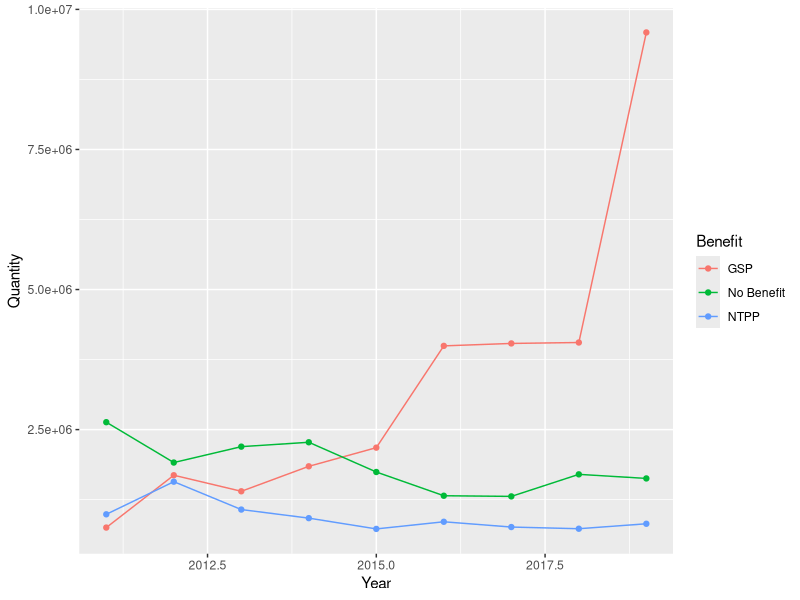
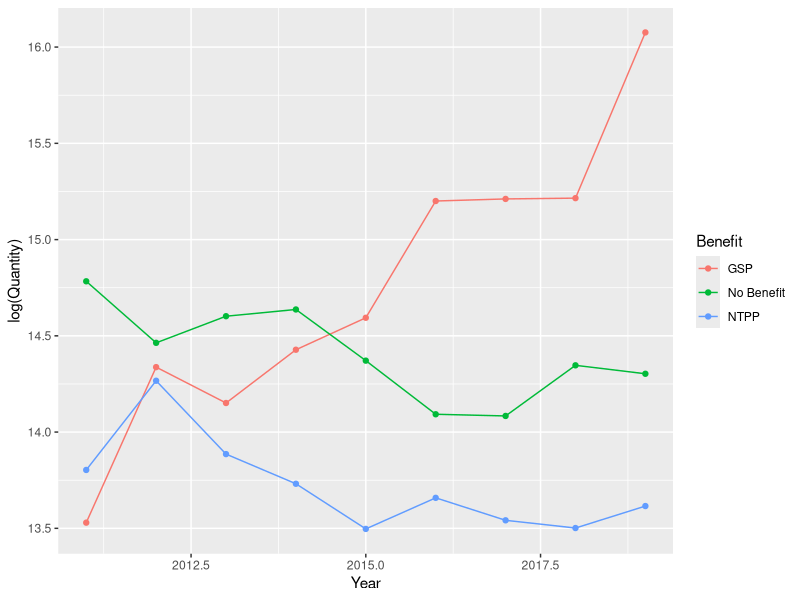
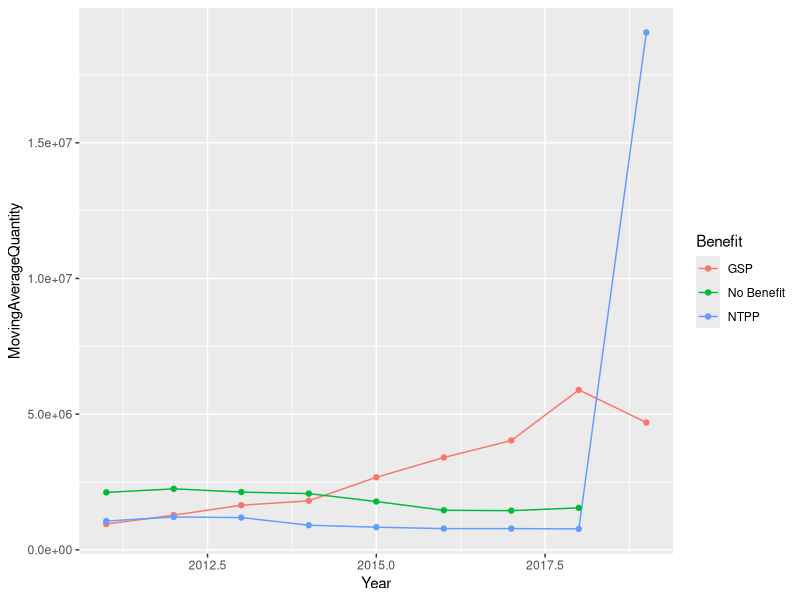
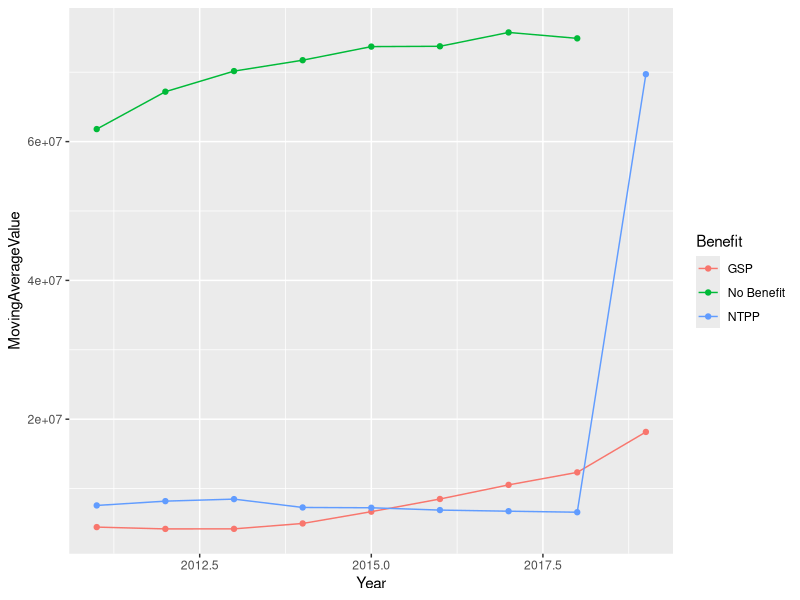

Reproduce these figures in R, in order.
#Loading Package
library(readxl)
library(tidyverse)
library(zoo)

#setwd("~/OneDrive/My file/Thesis/Data Analysis")
rm(list = ls())

# 1 Importing and cleaning the major data set
US_imports_value <- read_excel("US imports value.xlsx", 
                               sheet = "General Customs Value", skip = 2)

US_imports_quantity <- read_excel("US imports quantity.xlsx", 
                                  sheet = "General 1st Unit of Qty")

Products_Approved_for_Nepal_Trade_Preferences_Program <- read_excel("Products-Approved-for-Nepal-Trade-Preferences-Program.xlsx")

GSP <- read_excel("GSP eligible products only from LDBDC June 2018.xlsx", skip = 1)
GSPall <- read_excel("GSP eligible products for all BDC June 2018.xlsx", skip = 3)

Products_Approved_for_Nepal_Trade_Preferences_Program <- na.omit(Products_Approved_for_Nepal_Trade_Preferences_Program)
Products_Approved_for_Nepal_Trade_Preferences_Program <- Products_Approved_for_Nepal_Trade_Preferences_Program[!duplicated(Products_Approved_for_Nepal_Trade_Preferences_Program),]

GSP <- na.omit(GSP)
GSPall <- na.omit(GSPall)
GSPall <- GSPall[,-4]
colnames(GSPall)[1] <- "HTS Number"
GSP <- bind_rows(GSP, GSPall)
rm(GSPall)

US_imports_quantity$`HTS Number` <- str_remove_all(US_imports_quantity$`HTS Number`,"[[:punct:]]")
US_imports_value$`HTS Number` <- str_remove_all(US_imports_value$`HTS Number`,"[[:punct:]]")
GSP$`HTS Number`<- str_remove_all(GSP$`HTS Number`,"[[:punct:]]")


# 3 Ignoring the unit of quantity 
Quant <- aggregate(.~`HTS Number`+ `Special Import Program` +`Description` , data= US_imports_quantity[ ,c(3,4,5,7:26)], FUN=sum)
Quant_US <- gather(Quant, "Year", "Quantity", 4:23) 
Quant_US$Year <- as.double(substr(Quant_US$Year, 5,9))

# 4 Value aggregate
Value <- gather(US_imports_value[!is.na(US_imports_value$`HTS Number`),-c(1,2)], "Year", "Value",4:23 )
Value$Year <- as.double(substr(Value$Year, 5,9))

All <- left_join(Quant_US,Value, by=c("HTS Number","Description","Special Import Program", "Year"))
rm(Value,Quant)


# 5 After 2016 
# 6 Table 1 ; since the policy was effective from 2017, we are calculating data after 2016

All$NTPP <- ifelse(All$`HTS Number` %in% Products_Approved_for_Nepal_Trade_Preferences_Program$HTS, 1,0)
All$GSP <- ifelse(All$`HTS Number` %in% GSP$`HTS Number`, 1,0)

rm(list=setdiff(ls(), c("All","GSP", "Products_Approved_for_Nepal_Trade_Preferences_Program")))

All$Benefit <- ifelse(All$NTPP==1, "NTPP", ifelse(All$GSP==1 & All$NTPP!=1, "GSP", "No Benefit"))

AllEasy <- summarise(group_by(All, Benefit,Year), Quantity = sum(Quantity), Value= sum(Value))

AllEasy$MovingAverageQuantity <- c(NA,rollmean(AllEasy$Quantity,3),NA)
AllEasy$MovingAverageValue <- c(NA,rollmean(AllEasy$Value,3),NA)

#Trying out parallel trend assumption
#Quantity over years
AllEasy%>%
  filter(Year>2010)%>%
  ggplot( aes(x=Year, y=Quantity, group=Benefit, color= Benefit)) +
  geom_line() + geom_point()

#Log Quantity
AllEasy%>%
  filter(Year>2010)%>%
  ggplot( aes(x=Year, y=log(Quantity), group=Benefit, color= Benefit)) +
  geom_line() + geom_point()

# Three years moving Quantity
AllEasy%>%
  filter(Year>2010)%>%
  ggplot( aes(x=Year, y=MovingAverageQuantity, group=Benefit, color= Benefit)) +
  geom_line() + geom_point()

#Three years moving Value
AllEasy%>%
  filter(Year>2010)%>%
  ggplot( aes(x=Year, y=MovingAverageValue, group=Benefit, color= Benefit)) +
  geom_line() + geom_point()

#We find the Three years moving Quantity has somewhat parallel trend since 2010,
#Since trade is very dynamic event, a trend at three years would suffice our assumption

FinalDataSet <- All %>% filter(Year>2009)
FinalDataSet <- summarise(group_by(FinalDataSet, `HTS Number`, Year), Total_Quantity= sum(Quantity)) # summarize because the product must not repeat more than one in a year

FinalDataSet$NTPP <- ifelse(FinalDataSet$`HTS Number` %in% Products_Approved_for_Nepal_Trade_Preferences_Program$HTS,1,0)
FinalDataSet$GSP <- ifelse(FinalDataSet$`HTS Number` %in% GSP$`HTS Number`,1,0)
FinalDataSet$InterventionYear <- ifelse(FinalDataSet$Year>2016,1,0)

FinalDataSet <- FinalDataSet[!c(FinalDataSet$GSP==1 & FinalDataSet$NTPP==0),] #If GSP but not NTPP, it is deleted

extra <- summarise(group_by(All,`HTS Number`), total = sum(Quantity))  ## To delete product with no trade in the record (any year)
extra <- extra$`HTS Number`[extra$total==0]

FinalDataSet <- FinalDataSet[!(FinalDataSet$`HTS Number` %in% extra),]

DID <- lm(log(Total_Quantity+1) ~  NTPP*InterventionYear, data=FinalDataSet )
summary(DID)

